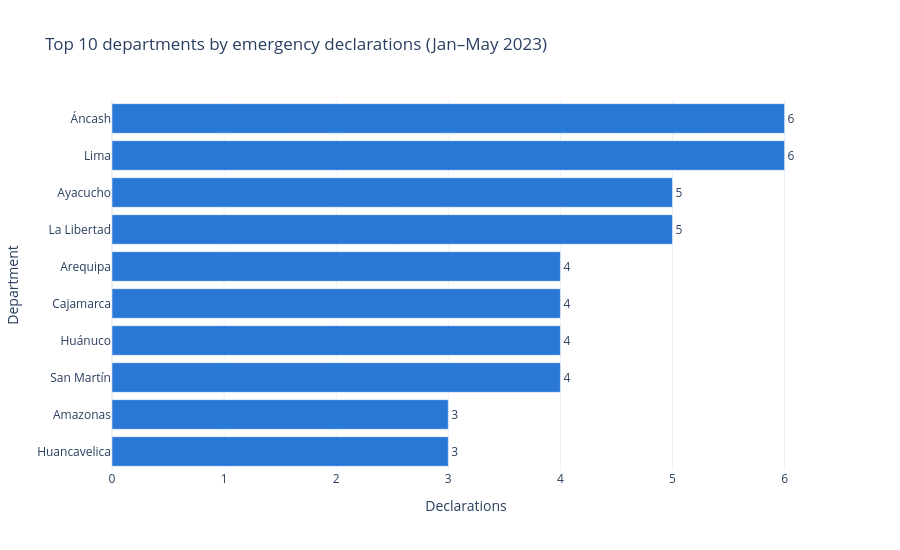

The code cell stored with this chart in its notebook:
### Code cell
top_declaratorias = tabla_final.nlargest(10, "declaratorias")

print(f"Departments in the chart: {len(top_declaratorias)}")
print("Declarations of the 10th place:", top_declaratorias["declaratorias"].iloc[9])

fig_barras = px.bar(
    top_declaratorias,
    x="declaratorias",
    y="departamento",
    orientation="h",
    text="declaratorias",
    title="Top 10 departments by emergency declarations (Jan–May 2023)",
    labels={"declaratorias": "Declarations", "departamento": "Department"},
    template="plotly_white",
    color_discrete_sequence=["#2a78d6"],
    height=550,
)
fig_barras.update_traces(textposition="outside", cliponaxis=False)
fig_barras.update_yaxes(autorange="reversed")
fig_barras.show()

### Figure 1 — Plotly figure (JSON) as saved in the notebook; plotly's stock layout.template omitted (floating-point values rounded to 4 significant figures)
{"data": [{"cliponaxis": false, "hovertemplate": "Declarations=%{text}<br>Department=%{y}<extra></extra>", "legendgroup": "", "marker": {"color": "#2a78d6", "pattern": {"shape": ""}}, "name": "", "orientation": "h", "showlegend": false, "text": [6.0, 6.0, 5.0, 5.0, 4.0, 4.0, 4.0, 4.0, 3.0, 3.0], "textposition": "outside", "type": "bar", "x": [6, 6, 5, 5, 4, 4, 4, 4, 3, 3], "xaxis": "x", "y": ["Áncash", "Lima", "Ayacucho", "La Libertad", "Arequipa", "Cajamarca", "Huánuco", "San Martín", "Amazonas", "Huancavelica"], "yaxis": "y"}], "layout": {"barmode": "relative", "height": 550, "legend": {"tracegroupgap": 0}, "title": {"text": "Top 10 departments by emergency declarations (Jan–May 2023)"}, "xaxis": {"anchor": "y", "domain": [0, 1], "title": {"text": "Declarations"}}, "yaxis": {"anchor": "x", "autorange": "reversed", "domain": [0, 1], "title": {"text": "Department"}}}}
